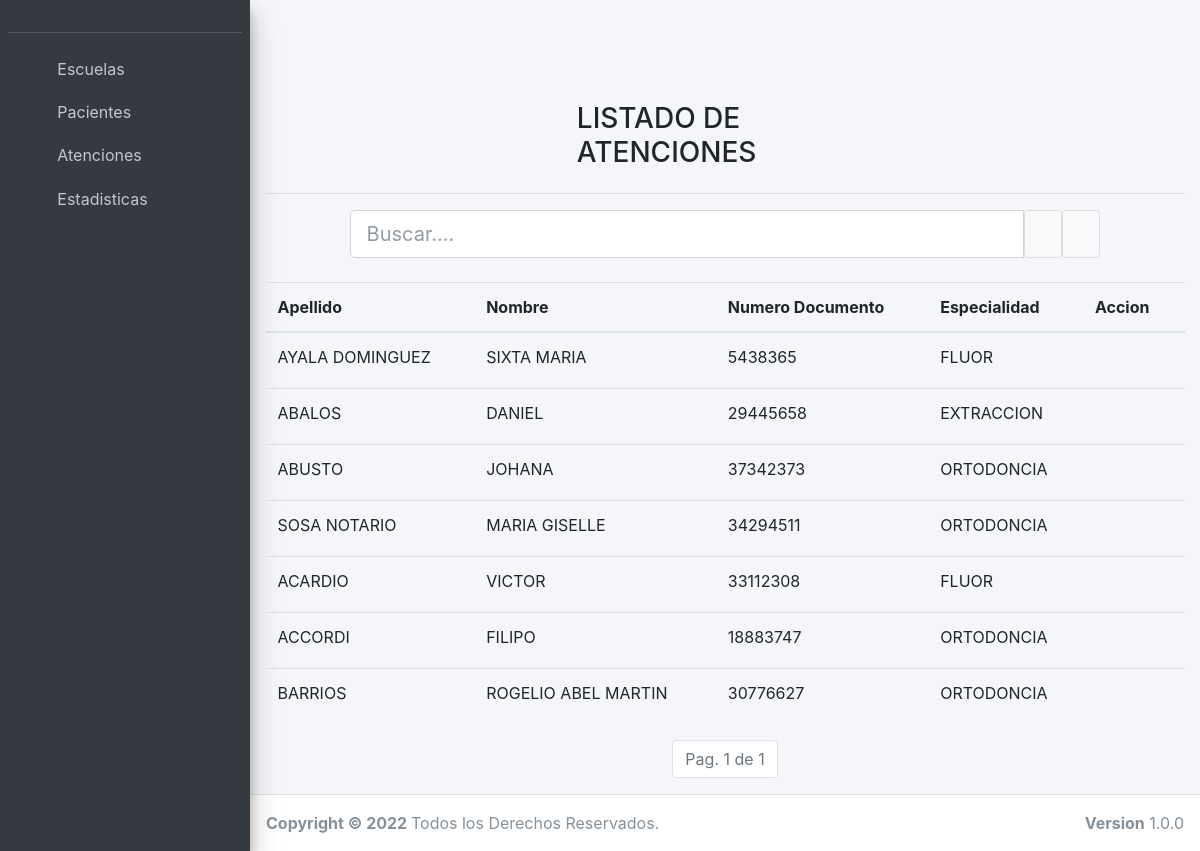
Page /atencioneslistado/ on the committed database.
### atenciones/models.py (models this page shows, shortened)
class Atencion(models.Model):
    fecha = models.DateField(auto_now=True)
    paciente = models.ForeignKey(Paciente, on_delete=models.CASCADE)
    especialidad = models.ForeignKey(
        Especialidad, blank=False, null=False,
        default=1,
        on_delete=models.CASCADE
    )
    escuela = models.ForeignKey(
        Escuela, blank=False, null=False, default=1,
        on_delete=models.CASCADE)
    class Meta:
        verbose_name_plural = "Atenciones"

class Especialidad(models.Model):
    descripcion = models.CharField(max_length=100, unique=True)
    class Meta:
        verbose_name_plural = "Especialidades"

### pacientes/models.py (models this page shows, shortened)
class Paciente(models.Model):
    SEX_CHOICES = [
        ("Masculino", "Masculino"),
        ("Femenino", "Femenino")
    ]
    idsigho = models.CharField(max_length=100, null=True, blank=True)
    apellido = models.CharField(max_length=100, null=True, blank=True)
    nombre = models.CharField(max_length=100, null=True, blank=True)
    numerodocumento = models.CharField(max_length=100)
    fechanacimiento = models.DateField(null=True, blank=True)
    sexo = models.CharField(
        max_length=9,
        choices=SEX_CHOICES,
        default="masculino",
    )
    pais = models.CharField(max_length=100)
    provincia = models.CharField(max_length=100)
    partido = models.CharField(max_length=100)
    localidad = models.CharField(max_length=100)
    barrio = models.CharField(max_length=100)
    domicilio = models.CharField(max_length=100)
    class Meta:
        verbose_name_plural = "Pacientes"

### atenciones/views.py (the view)
# urls.py: path('atencioneslistado/', listadoatenciones),
def listadoatenciones(request):
    escueladefault = Escuela.objects.get(operativo=True)
    if "txtBuscar" in request.GET:
        parametro = request.GET.get("txtBuscar")
        if parametro == "":
            consulta = Atencion.objects.filter(escuela=escueladefault.pk)
        else:
            if parametro.isnumeric():
                idatencion = int(parametro)
            consulta = Atencion.objects.filter(
                Q(pk=idatencion) |
                Q(paciente__apellido__icontains=parametro) |
                Q(paciente__nombre__contains=parametro) |
                Q(paciente__numerodocumento__contains=parametro) &
                Q(escuela=escueladefault.pk)
            ).order_by('pk')
    else:
        consulta = Atencion.objects.all().order_by('pk')
    paginador = Paginator(consulta, 20)
    if "page" in request.GET:
        page = request.GET.get('page')
    else:
        page = 1
    resultados = paginador.get_page(page)
    return render(request, 'atenciones/atencion_list.html', {'resultados': resultados})

### templates/atenciones/atencion_list.html (shortened to what this page needs)
{% extends 'base.html' %}
{% block content %}
    <div class="container">
        <br>
        <div class="row">
            <div class="col-sm-4"></div>
            <div class="col-sm-4">
                <h3> LISTADO DE ATENCIONES</h3>
            </div>
            <div class="col-sm-4"></div>
        </div>
        <hr>
        <form action="/atencioneslistado" method="GET">
            <div class="form-inline">
                <div class="col-10">
                    <div class="input-group input-group-lg">
                        <input class="form-control input-lg" id="txtBuscar" name="txtBuscar" placeholder="Buscar....">
                        <button type="submit" class="btn btn-default" title="Buscar!">
                            <i class="fas fa-search"></i>
                        </button>
                        <button type="button" class="btn btn-default" title="Nuevo Paciente!" onclick="location.href='/atencionnueva'">
                            <i class="fas fa-plus"></i>
                        </button>
                    </div>
                </div>
            </div>
            <br>
            <table class="table table-hover" id="tablaDatos">
                <thead>
                    <tr>
                        <th>Apellido</th>
                        <th>Nombre</th>
                        <th>Numero Documento</th>
                        <th>Especialidad</th>
                        <th>Accion</th>
                    </tr>
                </thead>
                <tbody>
                    {% for resultado in resultados %}
                    <tr>
                        <td>{{resultado.paciente.apellido.upper }}</td>
                        <td>{{resultado.paciente.nombre.upper }}</td>
                        <td>{{resultado.paciente.numerodocumento}}</td>
                        <td>{{resultado.especialidad.descripcion.upper}}</td>
                        <td>
                            <button type="button" class="btn btn-link btn-sm" onclick="location.href='/pacienteeditar/' + {{ resultado.pk }}">
                                <i class="fas fa-pencil-alt"></i>
                            </button>
                            <button type="button" class="btn btn-link btn-sm" onclick="location.href='/pacienteeditar/' + {{ resultado.pk }}">
                                <i class="fas fa-print"></i>
                            </button>
                        </td>
                    </tr>
                    {% endfor %}
                </tbody>
            </table>
            <nav aria-label="Page navigation">
                <ul class="pagination justify-content-center">
                    <li class="page-item disabled">
                        <a class="page-link">
                            Pag. {{ resultados.number }} de {{ resultados.paginator.num_pages }}
                        </a>
                    </li>
                </ul>
            </nav>
        </form>
    </div>
{% endblock %}

### rows in the picture
Atencion: paciente.apellido "AYALA DOMINGUEZ", paciente.nombre "SIXTA MARIA", paciente.numerodocumento "5438365", especialidad.descripcion "FLUOR"
Atencion: paciente.apellido "ABALOS", paciente.nombre "DANIEL", paciente.numerodocumento "29445658", especialidad.descripcion "EXTRACCION"
Atencion: paciente.apellido "ABUSTO", paciente.nombre "JOHANA", paciente.numerodocumento "37342373", especialidad.descripcion "ORTODONCIA"
Atencion: paciente.apellido "SOSA NOTARIO", paciente.nombre "MARIA GISELLE", paciente.numerodocumento "34294511", especialidad.descripcion "ORTODONCIA"
Atencion: paciente.apellido "ACARDIO", paciente.nombre "VICTOR", paciente.numerodocumento "33112308", especialidad.descripcion "FLUOR"
Atencion: paciente.apellido "ACCORDI", paciente.nombre "FILIPO", paciente.numerodocumento "18883747", especialidad.descripcion "ORTODONCIA"
Atencion: paciente.apellido "BARRIOS", paciente.nombre "ROGELIO ABEL MARTIN", paciente.numerodocumento "30776627", especialidad.descripcion "ORTODONCIA"

### other values in the picture
{{ resultados.number }} "1"
{{ resultados.paginator.num_pages }} "1"
